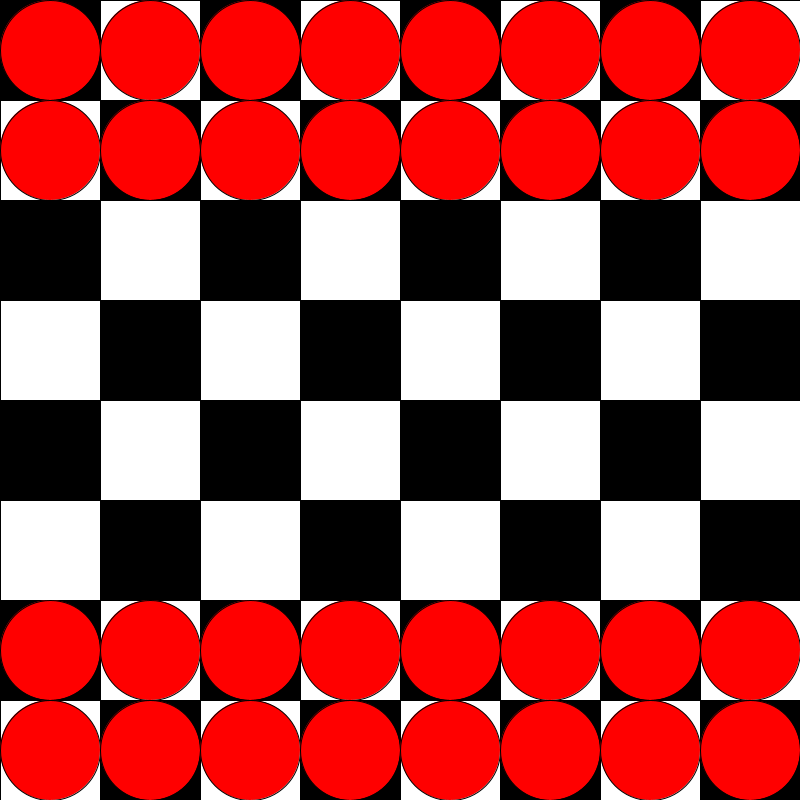
Frame 1 (no input)
Frame 60 (the mouse pressed at the canvas centre just before this capture): identical to frame 1, image omitted
Frame 120 (the mouse held since frame 60 and released just before this capture): identical to frame 1, image omitted

The Processing sketch that drew this single still picture (run headless with seeded random() and noise(); from frame 60 on, the mouse is pressed at the canvas centre):

// Processing sketch: s04_Checkers
// ── s04_Checkers.pde
void setup () {
 size (800,800);
  
  
}
int N = 8;
int incr;
checker first = new checker(0,0);
board board = new board (0,0);
void draw () {
  incr = width / N;
  background (255);
  board.drawing();
  first.drawing();
  
/*  if (mousePressed){
    fill(255,0,0);
    ellipse(mouseX, mouseY, 50, 50);
  }

*/  }
  
   

class checker {
  float x, y;
  
   checker (float a, float b){
    x = a;
    y = b; 
   }
   
   void drawing () {
  
   translate(50,50);
    for (float x = 0; x <= width; x += incr){
     fill(255,0,0);
     ellipse(x,y,incr,incr);
     ellipse(x,height-incr,incr,incr);
     ellipse(x,y+incr,incr,incr);
     ellipse(x,height-200,incr,incr);
    }
 }
   
}

class board {
 
  float x ,y;
  
  board (float a, float b) {

   x = a;
   y = b;
    
  }
    
  void drawing () {
    for (int x = 0; x < width; x += incr)
    for (int y = 0; y < height; y += incr){
      fill((x+y) / 100 % 2 == 0 ? 0 : 255);
      rect(x,y,incr,incr);
    }
    
  }
    
    
 
} 
